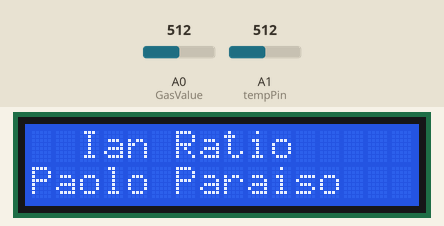
This sketch was run on a simulated Arduino Uno, built with avr-gcc and run on an emulated ATmega328P. On the bench: 16×2 character LCD. The inputs (shaded band) are chosen by the test bench; at power-on: A0 (GasValue) = 512, A1 (tempPin) = 512. What the sketch prints to the serial monitor is not drawn.

Above: at 0.1 s.
At 3.1 s:
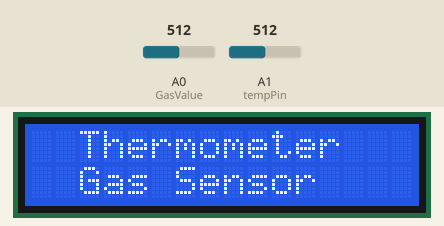
At 6.1 s:
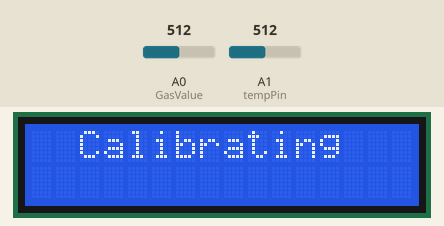
At 31.39 s:
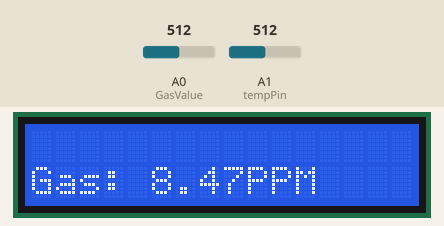
At 32.6 s:
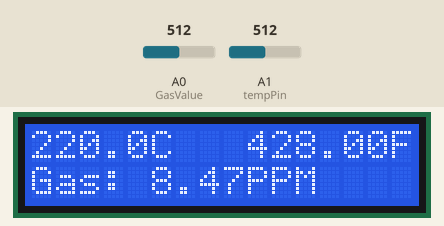

The sketch:

ppm.ino
```cpp
#include <LiquidCrystal.h>
#include <math.h>
//Variable for Gas
float Rs = 0;
float Ro = 0;
float a = 0;
float b = 0;
double result = 0;
float volt = 0;
float GasValue = 0;
float ratio = 0;
//Variable for Temp
float tempC = 1;                                                 // Variable for holding Celcius temp (floating for decimal points precision)
float tempf = 1;                                                 // variable for holding Fareghneit temp
int tempPin = 1;                                                 // Declaring the Analog input to be 1 (A1) of Arduino boarzd.
float samples[8];                                                // Array to hold 8 samples for Average temp calculation

int i;
LiquidCrystal lcd(12, 11, 5, 4, 3, 2);


void setup()
{
Serial.begin(9600);                                           // Opens serial port and sets data rate to 9600 bps

lcd.begin(16, 2);                                            // Set up the LCD's number of columns and rows:
lcd.setCursor(2, 0);                                         // Set LCD cursor position (column, row)
lcd.print("Ian Ratio");                                      // Print text to LCD
lcd.setCursor(0, 1);                                            // Set LCD cursor position (column,row)
lcd.print("Paolo Paraiso");                                       // Print text to LCD
delay(3000);
lcd.clear();                                                 // Clear the display
lcd.setCursor(2, 0);                                            // Set LCD cursor position (column, row)
lcd.print("Thermometer");                                     // Print text to LCD
lcd.setCursor(1, 1);                                            // Set LCD cursor position (column, row)
lcd.print(" Gas Sensor ");                                   // Print text to LCD
delay(3000);                                                    // Delay to read text
lcd.clear();                                                    // Clear LCD

 for (i=0;i<50;i++)
  {
    lcd.setCursor(2, 0);
    lcd.print("Calibrating");
    a = analogRead(GasValue);

    Ro += 12*(1023-a)/a;
    delay(500);
  }

  Ro = Ro/50;
  Ro = Ro/9.5;
  lcd.clear();
  Serial.print("Ro:");
  Serial.print(Ro);
  Serial.println("");
}


void loop()
{
Serial.println("New measurement:");
b = analogRead(GasValue);
Rs = 12*(1023-b)/b;

float preResult = (((((log10(Rs/Ro)) - 0.47)/(-0.37))) + 2.30);

result = pow(10.0, preResult);
ratio = log10(Rs/Ro);
lcd.setCursor(0, 1);
lcd.print("Gas: ");
lcd.print(result);
lcd.print("PPM ");
volt = (5*b)/1023;

Serial.print("Gas Value = " );
Serial.print(result);
Serial.print("PPM");
Serial.println("");
Serial.println("");
Serial.print("Rs");
Serial.print(Rs);
Serial.print("Kohms");
Serial.println("");
Serial.print("log(Rs/Ro):");
Serial.print(ratio);
Serial.println("");
Serial.print("Voltage at load:");
Serial.print(volt);
Serial.print( "V");
Serial.println("");
Serial.print("PreResult:");
Serial.print(preResult);
Serial.println("");
Serial.println("");
delay(200);


Serial.print("LM35 Raw data: ");
Serial.println(analogRead(tempPin));                           // Displays on serial monitor the sampled value before conversion to real Temperature reading


for(i = 0;i<=7;i++){                                           // gets 8 samples of temperature
samples[i] = ( 4.4 * analogRead(tempPin) * 100.0) / 1024.0;    // conversion math of LM35 sample to readable temperature and stores result to samples array.
delay(20);
                                                               // 5v is the supply volts of LM35. Change appropriatelly to have correct measurement. My case is 4.4Volts.
                                                               // If powered from USB then use value 4.4v to 4.6v. If power is 7v< to the Arduino then use 4.9v to 5.1v
                                                               // The voltage is critical for accurate readings
Serial.println(samples[i]);                                    // Print samples [i] to serial monitor


tempC += samples[i];                                    // do the addition for average temperature

}

Serial.println("");                                            // Blank line for spacing in the serial monitor

tempC = tempC/8.0;                                             // calculated the averare of 8 samples in Celcius

tempf = (tempC * 9)/ 5 + 32;                                   // converts to fahrenheit


Serial.print("Average Temperature in Celcius is " );
Serial.println(tempC);
Serial.print("Average Temperature in Farenhiet is " );
Serial.println(tempf);
Serial.println("");
Serial.println("");


 lcd.setCursor(0, 0);                                           // Set LCD cursor position (column 0, row 0)
 lcd.print(tempC);                                         // print current Temp sample to LCD
 lcd.setCursor(5, 0);                                           // Set LCD cursor position (column 0, row 0)
 lcd.print("C");                                         // print current Temp sample to LCD

 lcd.setCursor(9, 0);                                           // Set LCD cursor position (column 0, row 0)
 lcd.print(tempf);                                       // print current Temp sample to LCD
 lcd.setCursor(15, 0);                                  // Set LCD cursor position (column 0, row 0)
 lcd.print("F");                                       // print current Temp sample to LCD
 delay(500);                                          // Send the data to the LCD

 tempC = 0;                                         // Set tempC to 0 so calculations can be done again

}
```

Measured:
- what the display in image 1 shows lasts 3.0 s, from 3.1 s to 6.1 s
- what the display in image 2 shows lasts 25.1 s, from 6.1 s to 31.2 s
- what the display in image 3 shows lasts 0.4 s, from 31.2 s to 31.6 s
